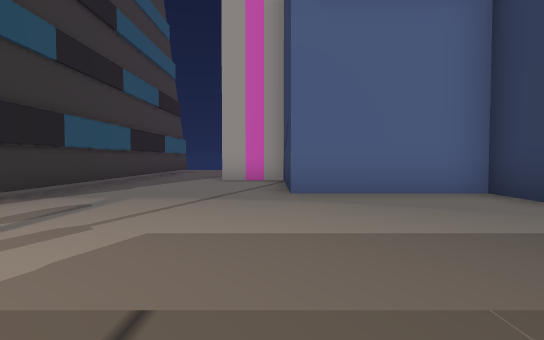
View 1 (above)

22 first-person views from a walk through a scene from a Unity 3-D project. The camera is 1.3 m above the floor, tilts 2° down and sees 80° across. The floor is counted in squares, 2 m on a side. Each view is taken from the middle of a square. On the plan, view 1 faces up. The plan holds only what a view shows up to about 10 squares ahead; the rest is blank. The place goes on beyond the plan. The player is left out. Some surface patterns are stand-ins.

View 2
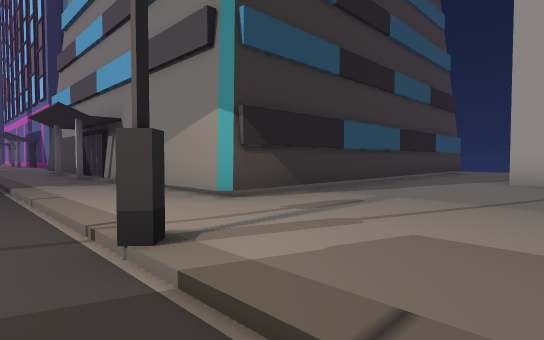

View 3
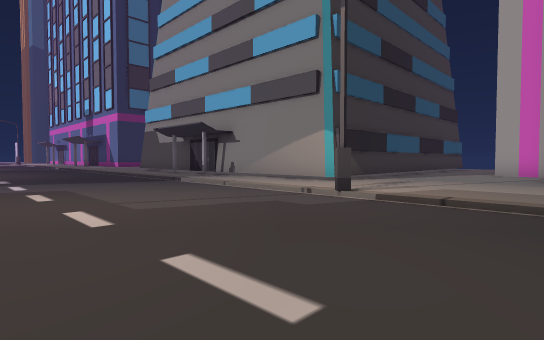

View 4
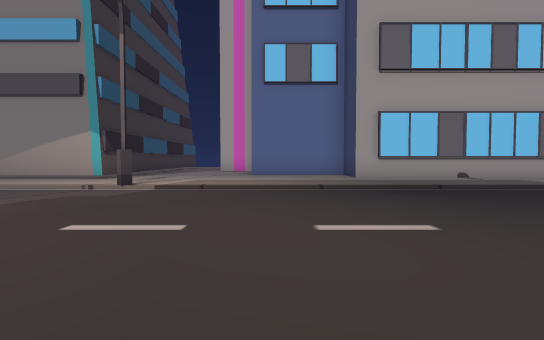

View 5
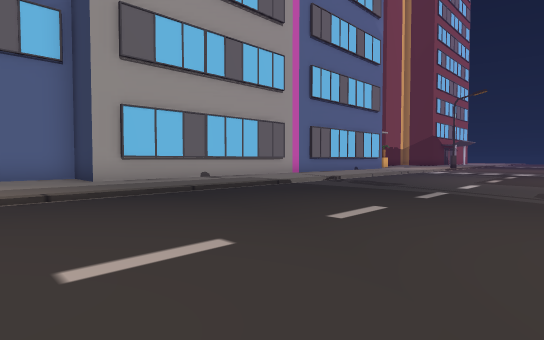

View 6
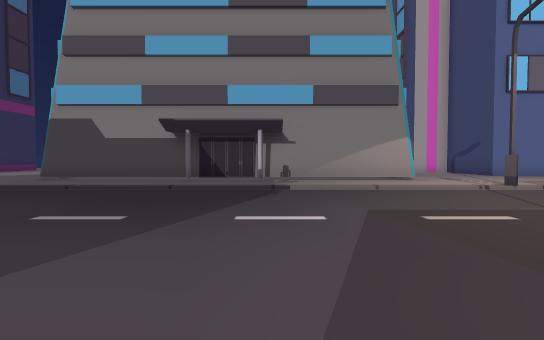

View 7
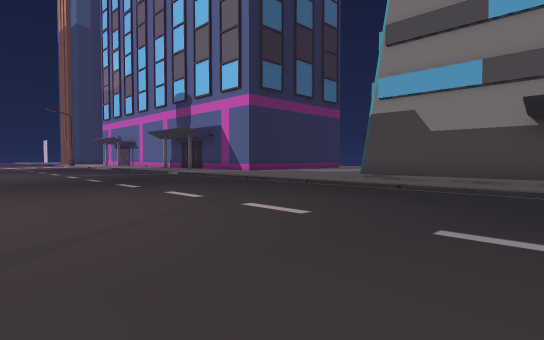

View 8
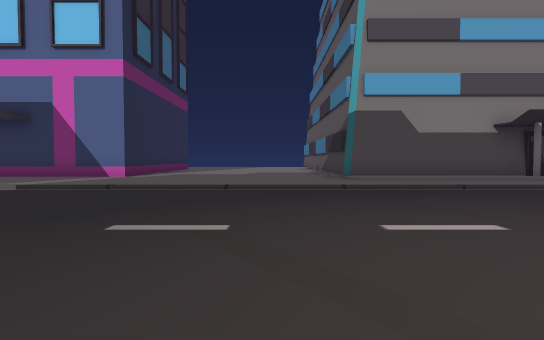

View 9
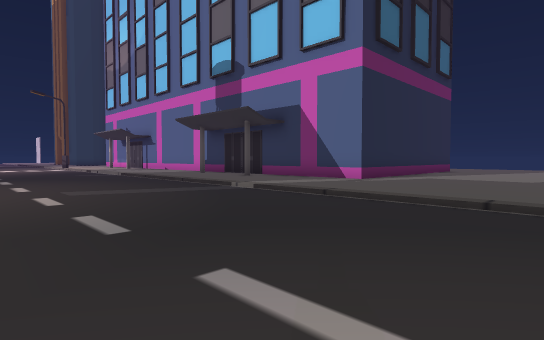

View 10
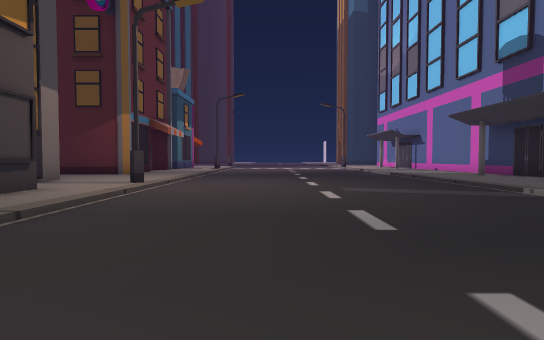

View 11
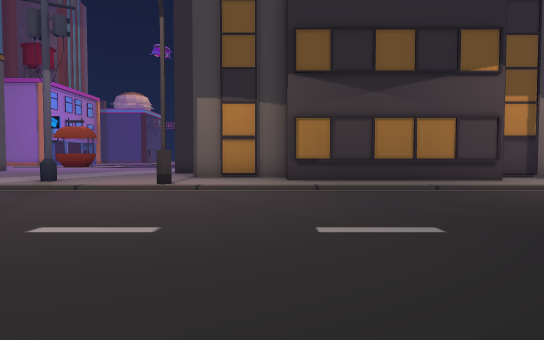

View 12
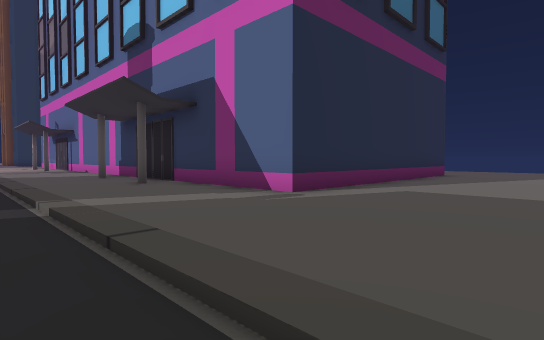

View 13
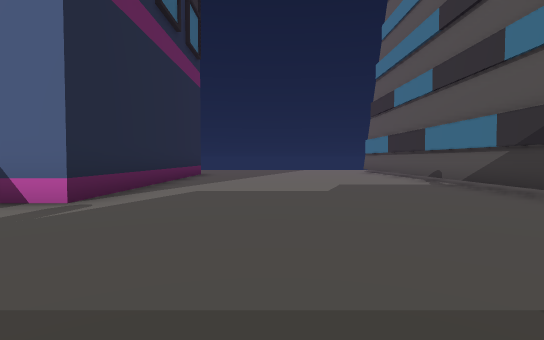

View 14
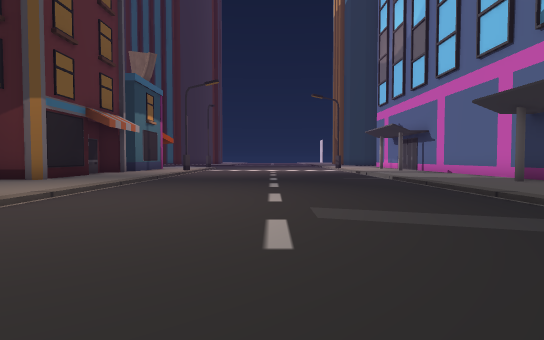

View 15
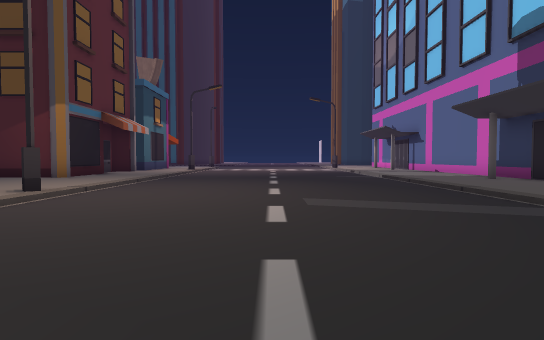

View 16
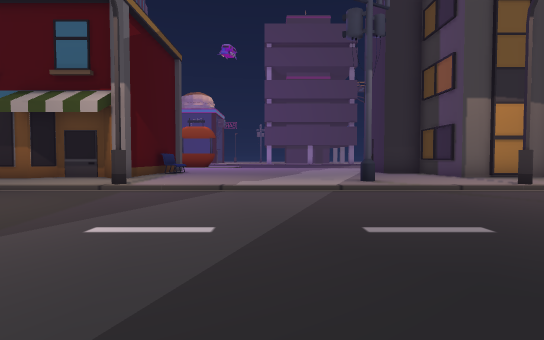

View 17
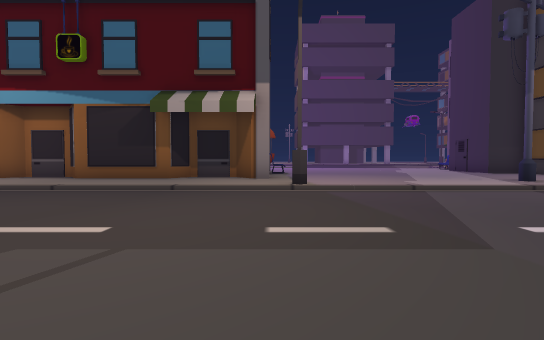

View 18
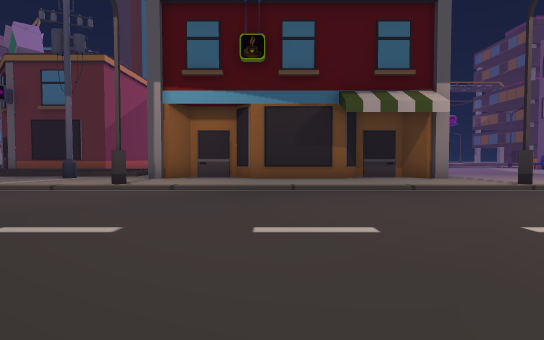

View 19
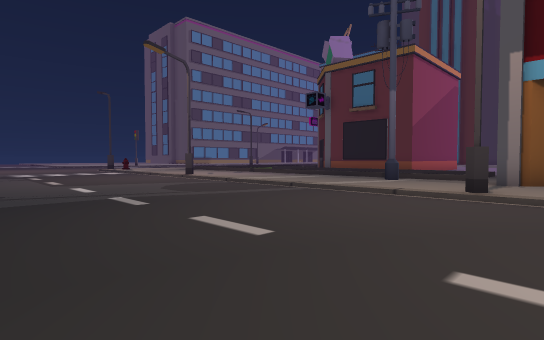

View 20
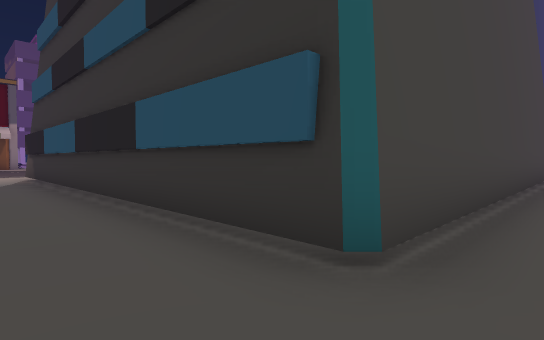

View 21
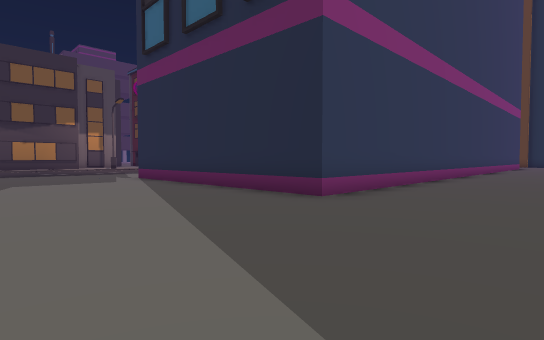

View 22
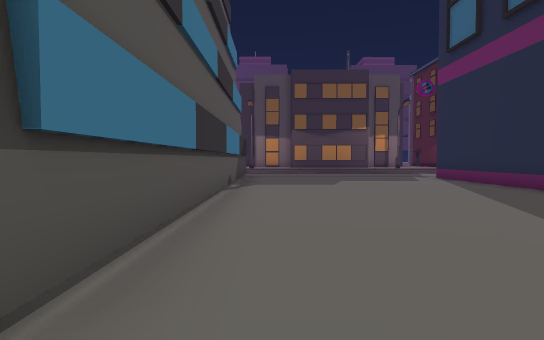

### Floor plan
Key: @ floor where view 1 was taken; # wall or solid block; . main floor; - floor 0.25 m lower than the main floor; / step, stairs or slope; O other object.
Columns run from 30 left of view 1 to 10 right of it. Each row starts with its distance up from view 1.
 15         .......        ......
 14  ..............OOOOOOOOOOOO..
 13  ..............O          O..
 12   .............O          O..
 11         #......O          O..
 10         #......O          O..
  9         #......O.         O..###
  8         #......O.         O....#
  7         #......O.         O....#
  6         #......O.         O....####
  5         #......O          O.......#
  4 ###O#####......O...... ...O.......######
  3 ..O..O.........OOOOOOOOOOOO............
  2 ...................././................
  1 ////////////////////////////#///////////
  0 ------------------------------@----------
 -1 -----------------------------------------
 -2 -----------------------------------------
 -3 -----------------------------------------
 -4 -----------------------------------------
 -5 -----------------------------------------
 -6 -----------------------------------------
 -7 .....#.........#........#........#.......
 -8 ........OOOOO......#....................
 -9 .......O     ................##.....#..
-10 ##...OO      OOO.........#########.....
-11  #

Where each view was taken, in squares from view 1:
view 1: 0 up, 0 right, facing up
view 2: 0 up, 0 right, facing up-left
view 3: 4 down, 1 right, facing up-left
view 4: 6 down, 1 right, facing up
view 5: 5 down, 1 right, facing up-right
view 6: 7 down, 8 left, facing up
view 7: 6 down, 10 left, facing up-left
view 8: 6 down, 17 left, facing up
view 9: 4 down, 17 left, facing up-left
view 10: 4 down, 17 left, facing left
view 11: 0 up, 17 left, facing down
view 12: 0 up, 18 left, facing up-left
view 13: 0 up, 19 left, facing up
view 14: 3 down, 20 left, facing left
view 15: 3 down, 19 left, facing left
view 16: 0 up, 9 left, facing down
view 17: 0 up, 5 left, facing down
view 18: 0 up, 0 right, facing down
view 19: 1 down, 2 right, facing down-right
view 20: 15 up, 2 left, facing down-left
view 21: 15 up, 17 left, facing down-left
view 22: 15 up, 16 left, facing down
